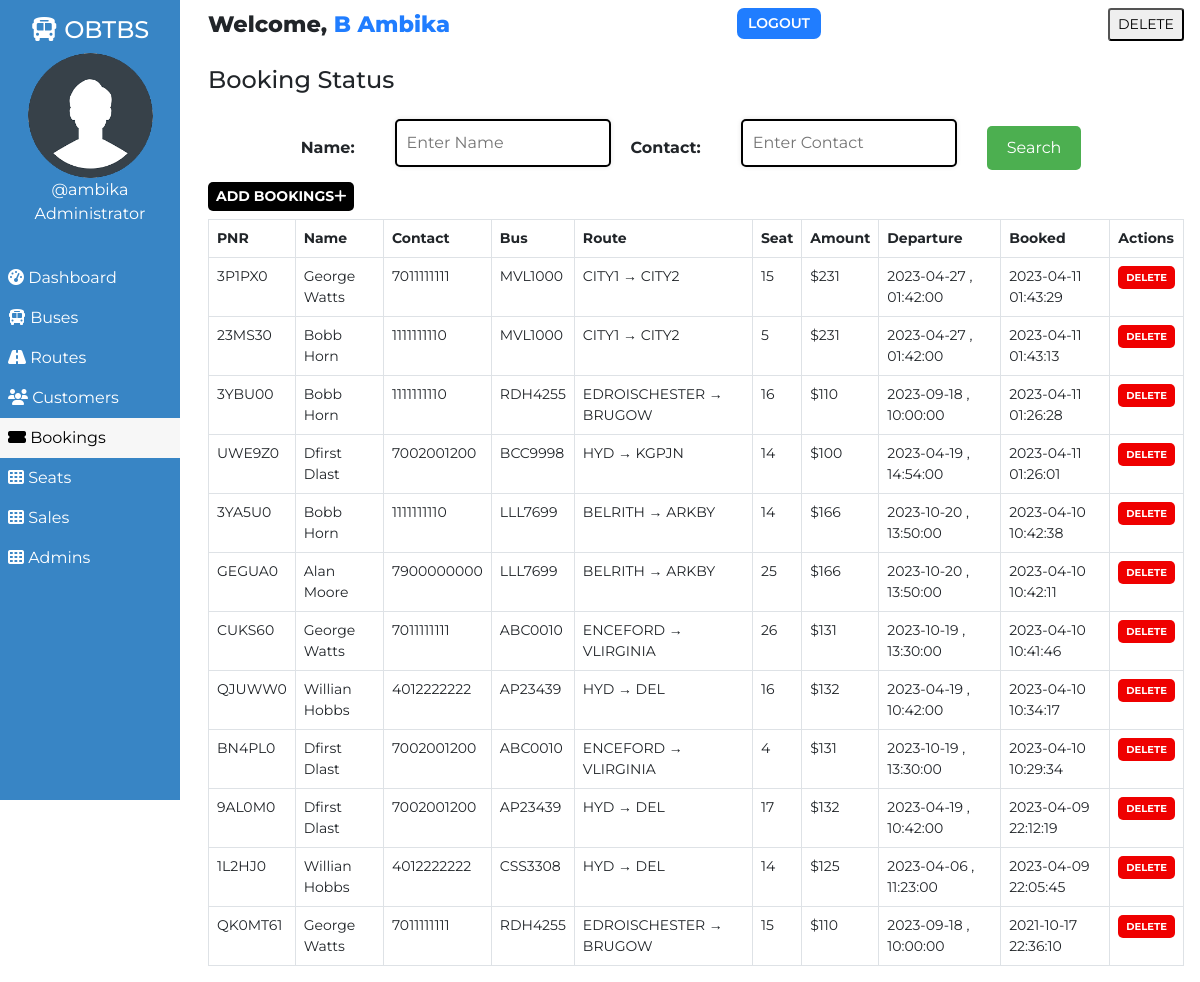
Screenshot of /admin/booking.php (signed in) with the database file from the repository.
### tables this page shows
CREATE TABLE `users` (
  `user_id` int(11) NOT NULL,
  `user_fullname` varchar(100) NOT NULL,
  `user_name` varchar(30) NOT NULL,
  `user_password` varchar(255) NOT NULL,
  `user_created` datetime NOT NULL DEFAULT CURRENT_TIMESTAMP
);

CREATE TABLE `bookings` (
  `id` int(100) NOT NULL,
  `booking_id` varchar(255) NOT NULL DEFAULT '',
  `customer_id` varchar(255) NOT NULL,
  `route_id` varchar(255) NOT NULL,
  `customer_route` varchar(200) NOT NULL,
  `booked_amount` int(100) NOT NULL,
  `booked_seat` varchar(100) NOT NULL,
  `booking_created` datetime NOT NULL DEFAULT CURRENT_TIMESTAMP
);

CREATE TABLE `customers` (
  `id` int(100) NOT NULL,
  `customer_id` varchar(255) NOT NULL,
  `customer_name` varchar(30) NOT NULL,
  `customer_phone` varchar(10) NOT NULL,
  `customer_password` varchar(255) NOT NULL,
  `customer_created` datetime NOT NULL DEFAULT CURRENT_TIMESTAMP
);

CREATE TABLE `routes` (
  `id` int(100) NOT NULL,
  `route_id` varchar(255) NOT NULL,
  `bus_no` varchar(155) NOT NULL,
  `route_cities` varchar(255) NOT NULL,
  `route_from` varchar(255) NOT NULL,
  `route_to` varchar(255) NOT NULL,
  `route_dep_date` date NOT NULL,
  `route_journey_time` int(100) NOT NULL DEFAULT '0',
  `route_dep_time` time NOT NULL,
  `route_step_cost` int(100) NOT NULL,
  `route_created` datetime NOT NULL DEFAULT CURRENT_TIMESTAMP
);

### assets/partials/_functions.php (called while the page is built, shortened)
<?php
    function get_from_table($conn, $table, $primaryKey, $pKeyValue, $toget)
    {
        $sql = "SELECT * FROM $table WHERE $primaryKey='$pKeyValue'";
        $result = mysqli_query($conn, $sql);
        $row = mysqli_fetch_assoc($result);
        if($row)
        {
            return $row["$toget"];
        }
        return false;
    }
?>

### admin/booking.php (the view, shortened to what this page needs)
<!DOCTYPE html>
<html lang="en">
<head>
    <link href="https://cdn.jsdelivr.net/npm/bootstrap@5.0.1/dist/css/bootstrap.min.css" rel="stylesheet">
    <?php
        $page="booking";
    ?>
</head>
<body>
    <?php require '../assets/partials/_admin-header.php';?>
        <?php
            $resultSql = "SELECT * FROM `bookings` ORDER BY booking_created DESC";
            $resultSqlResult = mysqli_query($conn, $resultSql);
            if(!mysqli_num_rows($resultSqlResult)){ ?>
                <div class="container mt-4">
                    <div id="noCustomers" class="alert alert-dark " role="alert">
                        <h1 class="alert-heading">No Bookings Found!!</h1>
                        <p class="fw-light">Be the first person to add one!</p>
                        <hr>
                        <div id="addCustomerAlert" class="alert alert-success" role="alert">
                                Click on <button id="add-button" class="button btn-sm"type="button"data-bs-toggle="modal" data-bs-target="#addModal">ADD <i class="fas fa-plus"></i></button> to add a booking!
                        </div>
                    </div>
                </div>
            <?php }
            else { ?>
            <section id="booking">
                <div id="head">
                    <h4>Booking Status</h4>
                </div>
                <form method="GET" style = " display: flex;
  justify-content: center;
  align-items: center;
  padding: 5px;
    margin-top: 10px;
  margin-right: 20px; " >
                  <label for="name" style= " font-weight: bold;
  padding: 10px;
  margin-top: 10px;
  margin-right: 20px;">Name: </label>
                  <input type="text" name="name" id="name"  placeholder="Enter Name" style= " padding: 10px;
  margin : 10px;
  border : 2px solid black;
  border-radius: 5px;
  box-shadow: 0 0 5px rgba(0, 0, 0, 0.1);">
                  <br>
                  <label for="contact" style = " font-weight: bold;
  padding: 10px;
  margin-top: 10px;
  margin-right: 20px;">Contact: </label>
                  <input type="text" name="contact" id="contact"  placeholder="Enter Contact" style = "  padding: 10px;
  margin: 10px;
  border : 2px solid black;
  border-radius: 5px;
  box-shadow: 0 0 5px rgba(0, 0, 0, 0.1);">
                  <br>
                  <input type="submit" value="Search" style = "  background-color: #4CAF50;
    color: white;
    padding: 10px 20px;
    border: none;
    border-radius: 5px;
    cursor: pointer;
    margin-top: 10px;
      margin-left: 20px;
">
                </form>
                <div id="booking-results">
                    <div>
                        <button id="add-button" class="button btn-sm"type="button"data-bs-toggle="modal" data-bs-target="#addModal">Add Bookings<i class="fas fa-plus"></i></button>
                    </div>
                    <table class="table table-hover table-bordered">
                        <thead>
                            <th>PNR</th>
                            <th>Name</th>
                            <th>Contact</th>
                            <th>Bus</th>
                            <th>Route</th>
                            <th>Seat</th>
                            <th>Amount</th>
                            <th>Departure</th>
                            <th>Booked</th>
                            <th>Actions</th>
                        </thead>
                        <?php
                            while($row = mysqli_fetch_assoc($resultSqlResult))
                            {
                                $id = $row["id"];
                                $customer_id = $row["customer_id"];
                                $route_id = $row["route_id"];
                                $pnr = $row["booking_id"];
                                $customer_name = get_from_table($conn, "customers","customer_id", $customer_id, "customer_name");
                                $customer_phone = get_from_table($conn,"customers","customer_id", $customer_id, "customer_phone");
                                $bus_no = get_from_table($conn, "routes", "route_id", $route_id, "bus_no");
                                $route = $row["customer_route"];
                                $booked_seat = $row["booked_seat"];
                                $booked_amount = $row["booked_amount"];
                                $dep_date = get_from_table($conn, "routes", "route_id", $route_id, "route_dep_date");
                                $dep_time = get_from_table($conn, "routes", "route_id", $route_id, "route_dep_time");
                                $booked_timing = $row["booking_created"];
                        ?>
                        <tr>
                            <td>
                                <?php
                                    echo $pnr;
                                ?>
                            </td>
                            <td>
                                <?php
                                    echo $customer_name;
                                ?>
                            </td>
                            <td>
                                <?php
                                    echo $customer_phone;
                                ?>
                            </td>
                            <td>
                                <?php
                                    echo $bus_no;
                                ?>
                            </td>
                            <td>
                                <?php
                                    echo $route;
                                ?>
                            </td>
                            <td>
                                <?php
                                    echo $booked_seat;
                                ?>
                            </td>
                            <td>
                                <?php
                                    echo '$'.$booked_amount;
                                ?>
                            </td>
                            <td>
                                <?php
                                    echo $dep_date . " , ". $dep_time;
                                ?>
                            </td>
                            <td>
                                <?php
                                    echo $booked_timing;
                                ?>
                            </td>
                            <td>
                                <button class="button delete-button btn-sm" data-bs-toggle="modal" data-bs-target="#deleteModal"
                                data-id="<?php
                                                echo $id;?>" data-bookedseat="<?php
                                                echo $booked_seat;
                                            ?>" data-routeid="<?php
                                            echo $route_id;
                                        ?>"> Delete</button>
                            </td>
                        </tr>
                        <?php
                        }
                    ?>
                    </table>
                </div>
            </section>
            <?php } ?>
        </div>
    </main>
</body>
</html>

### assets/partials/_admin-header.php (shortened to what this page needs)
<?php
    require '_functions.php';
    $conn = db_connect();
    $user_id = $_SESSION['user_id'];
    $sql = "SELECT * FROM users WHERE user_id = $user_id";
    $result = mysqli_query($conn, $sql);
    if($row = mysqli_fetch_assoc($result))
    {
        $user_fullname = $row["user_fullname"];
        $user_name = $row["user_name"];
    }
?>
    <main id="container">
        <div id="sidebar">
            <h4><i class="fas fa-bus"></i> OBTBS</h4>
            <div>
                <img class="adminDp" src="../assets/img/userav-min.png" height="125px" alt="Admin Profile Pic">
                <p>
                    <?php  echo '@'.$user_name;  ?>
                </p>
                <p>Administrator</p>
            </div>
            <ul id="options">
                <li class="option <?php if($page=='dashboard'){ echo 'active';}?>">
                    <a href="./dashboard.php">
                    <i class="fas fa-tachometer-alt"></i> Dashboard
                    </a>
                </li>
                <li class="option <?php if($page=='bus'){ echo 'active';}?>">
                    <a href="./bus.php">
                    <i class="fas fa-bus"></i> Buses
                    </a>
                </li>
                <li class="option <?php if($page=='route'){ echo 'active';}?>">
                    <a href="./route.php">
                    <i class="fas fa-road"></i> Routes
                    </a>
                </li>
                <li class="option <?php if($page=='customer'){ echo 'active';}?>">
                    <a href="./customer.php">
                    <i class="fas fa-users"></i> Customers
                    </a>
                </li>
                <li class="option <?php if($page=='booking'){ echo 'active';}?>">
                    <a href="./booking.php">
                    <i class="fas fa-ticket-alt"></i> Bookings
                    </a>
                </li>
                <li class="option <?php if($page=='seat'){ echo 'active';}?>">
                    <a href="./seat.php">
                    <i class="fas fa-th"></i> Seats
                    </a>
                </li>
<li class="option <?php if($page=='sales'){ echo 'active';}?>">
    <a href="./sales.php">
    <i class="fas fa-th"></i> Sales
    </a>
</li>
<li class="option <?php if($page=='admin'){ echo 'active';}?>">
    <a href="./admin.php">
    <i class="fas fa-th"></i> Admins
    </a>
</li>
            </ul>
        </div>
        <div id="main-content">
            <section id="welcome">
                <ul>
                    <li class="welcome-item">Welcome,
                        <span id="USER">
                            <?php
                                echo $user_fullname;
                            ?>
                        </span>
                    </li>
                    <li class="welcome-item">
                        <button id="logout" class="btn-sm">
                            <a href="../assets/partials/_logout.php">LOGOUT</a>
                        </button>
                    </li>
<li class="welcome-item">
<form method="post" action="../assets/partials/_delete_admin.php">
    <button type="submit" name="delete_admin" class="btn-sm">
        DELETE
    </button>
</form>
                </ul>
            </section>

### assets/styles/admin.php (style rules this page uses)
body { margin: 0; box-sizing: border-box; font-family: 'Montserrat', sans-serif; background-color: white; }
html { scroll-behavior: smooth; }
*, *::after, *::before { box-sizing: inherit; }
#USER { color: #207DFF; }
.adminDp { border-radius: 50%; }
#welcome { background-color: white; }
#welcome ul { display: flex; justify-content: space-between; list-style-type: none; padding: 0; margin: 0; }
#welcome li { margin: 0 1rem; padding: 0.5rem 0; }
#welcome li:first-child { font-weight: 800; font-size: 1.4rem; }
#logout { padding: 0.3rem 0.7rem; background-color: #207DFF; font-weight: 600; outline: none; border: none; border-radius: 7px; }
#logout a { color: white; text-decoration: none; }
@media only screen and (min-width:1000px) { #sidebar { text-align: center; background-color: #3885c5; color: white; width: 15%; position: fixed; top: 0%; padding-top: 1rem; z-index: 2; height: 100vh; } }
@media only screen and (min-width:1000px) { #sidebar p { margin: 0; } }
@media only screen and (min-width:1000px) { #sidebar ul { margin-top: 2rem; } }
@media only screen and (min-width:1000px) { #options { list-style-type: none; text-align: left; padding-left: 0; } }
@media only screen and (min-width:1000px) { .option a { display: block; padding: 0.5rem; text-decoration: none; color: inherit; } }
@media only screen and (min-width:1000px) { .active { background-color:#f7f7f7; color:black; } }
@media only screen and (min-width:1000px) { #main-content { margin-left: 16%; } }

### assets/styles/admin-options.php (style rules this page uses)
* { font-family: Montserrat; }
#booking #head, #customer #head, #route #head, #seat #head, #bus #head { padding-top: 1rem; }
#booking, #customer, #route, #bus, #seat { padding: 0 1rem; }
#booking-results > div, #customer-results > div, #route-results > div, #bus-results > div { margin-bottom: 0.5rem; }
#booking-results button, #customer-results button, #route button, #bus-results button { border-radius: 5px; }
.button { border: none; font-weight: bold; text-transform: uppercase; }
#add-button { background-color: black; color: white; }
table { font-size: 14px; }
table th,td { padding-left: 0.3rem; }
table button { color: white; }
.delete-button { background-color: #EF0000; }
.edit-button, .delete-button { font-size: 10px }

### rows the page displays
users: user_name "ambika", user_fullname "B Ambika"
bookings: booking "3P1PX0", customer.customer_name "George Watts", customer.customer_phone "7011111111", route.bus_no "MVL1000", customer_route "CITY1 → CITY2", booked_seat "15", booked_amount "231", route.route_dep_date "2023-04-27", route.route_dep_time "01:42:00", booking_created "2023-04-11 01:43:29"
bookings: booking "23MS30", customer.customer_name "Bobb Horn", customer.customer_phone "1111111110", route.bus_no "MVL1000", customer_route "CITY1 → CITY2", booked_seat "5", booked_amount "231", route.route_dep_date "2023-04-27", route.route_dep_time "01:42:00", booking_created "2023-04-11 01:43:13"
bookings: booking "3YBU00", customer.customer_name "Bobb Horn", customer.customer_phone "1111111110", route.bus_no "RDH4255", customer_route "EDROISCHESTER → BRUGOW", booked_seat "16", booked_amount "110", route.route_dep_date "2023-09-18", route.route_dep_time "10:00:00", booking_created "2023-04-11 01:26:28"
bookings: booking "UWE9Z0", customer.customer_name "Dfirst Dlast", customer.customer_phone "7002001200", route.bus_no "BCC9998", customer_route "HYD → KGPJN", booked_seat "14", booked_amount "100", route.route_dep_date "2023-04-19", route.route_dep_time "14:54:00", booking_created "2023-04-11 01:26:01"
bookings: booking "3YA5U0", customer.customer_name "Bobb Horn", customer.customer_phone "1111111110", route.bus_no "LLL7699", customer_route "BELRITH → ARKBY", booked_seat "14", booked_amount "166", route.route_dep_date "2023-10-20", route.route_dep_time "13:50:00", booking_created "2023-04-10 10:42:38"
bookings: booking "GEGUA0", customer.customer_name "Alan Moore", customer.customer_phone "7900000000", route.bus_no "LLL7699", customer_route "BELRITH → ARKBY", booked_seat "25", booked_amount "166", route.route_dep_date "2023-10-20", route.route_dep_time "13:50:00", booking_created "2023-04-10 10:42:11"
bookings: booking "CUKS60", customer.customer_name "George Watts", customer.customer_phone "7011111111", route.bus_no "ABC0010", customer_route "ENCEFORD → VLIRGINIA", booked_seat "26", booked_amount "131", route.route_dep_date "2023-10-19", route.route_dep_time "13:30:00", booking_created "2023-04-10 10:41:46"
bookings: booking "QJUWW0", customer.customer_name "Willian Hobbs", customer.customer_phone "4012222222", route.bus_no "AP23439", customer_route "HYD → DEL", booked_seat "16", booked_amount "132", route.route_dep_date "2023-04-19", route.route_dep_time "10:42:00", booking_created "2023-04-10 10:34:17"
bookings: booking "BN4PL0", customer.customer_name "Dfirst Dlast", customer.customer_phone "7002001200", route.bus_no "ABC0010", customer_route "ENCEFORD → VLIRGINIA", booked_seat "4", booked_amount "131", route.route_dep_date "2023-10-19", route.route_dep_time "13:30:00", booking_created "2023-04-10 10:29:34"
bookings: booking "9AL0M0", customer.customer_name "Dfirst Dlast", customer.customer_phone "7002001200", route.bus_no "AP23439", customer_route "HYD → DEL", booked_seat "17", booked_amount "132", route.route_dep_date "2023-04-19", route.route_dep_time "10:42:00", booking_created "2023-04-09 22:12:19"
bookings: booking "1L2HJ0", customer.customer_name "Willian Hobbs", customer.customer_phone "4012222222", route.bus_no "CSS3308", customer_route "HYD → DEL", booked_seat "14", booked_amount "125", route.route_dep_date "2023-04-06", route.route_dep_time "11:23:00", booking_created "2023-04-09 22:05:45"
bookings: booking "QK0MT61", customer.customer_name "George Watts", customer.customer_phone "7011111111", route.bus_no "RDH4255", customer_route "EDROISCHESTER → BRUGOW", booked_seat "15", booked_amount "110", route.route_dep_date "2023-09-18", route.route_dep_time "10:00:00", booking_created "2021-10-17 22:36:10"
